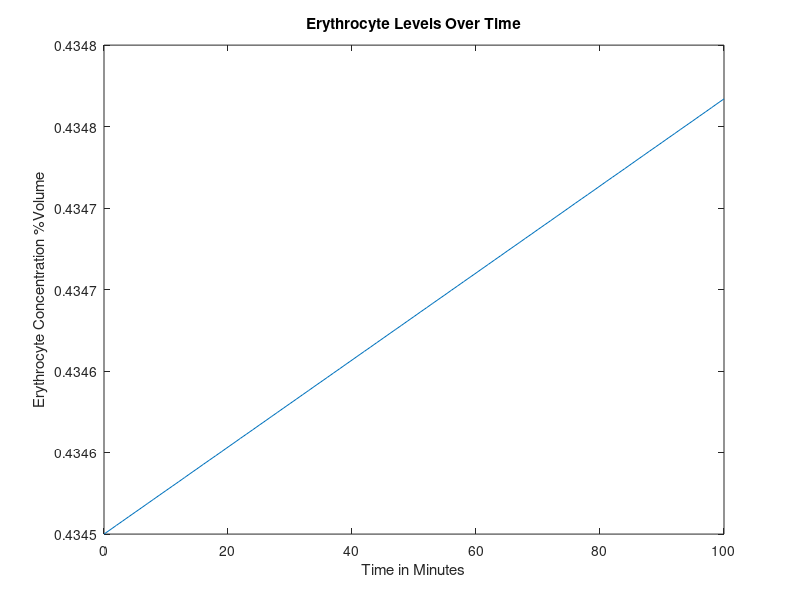
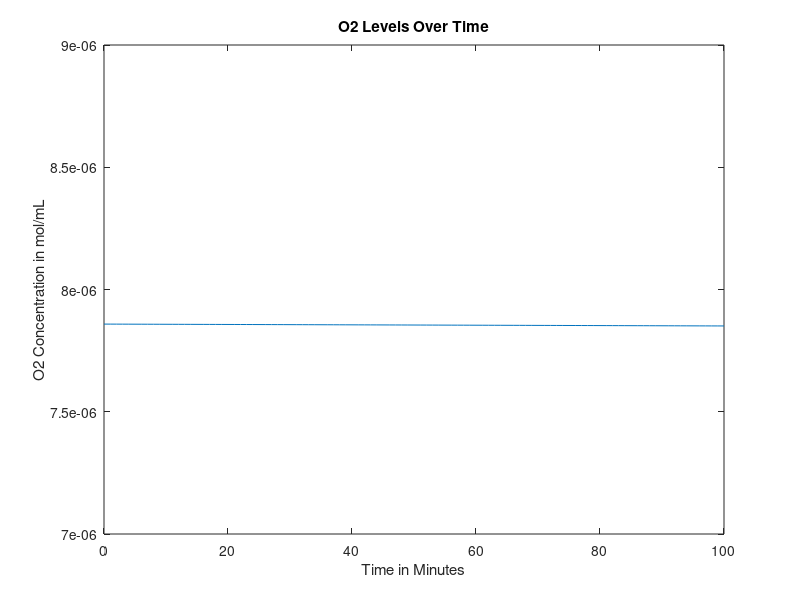
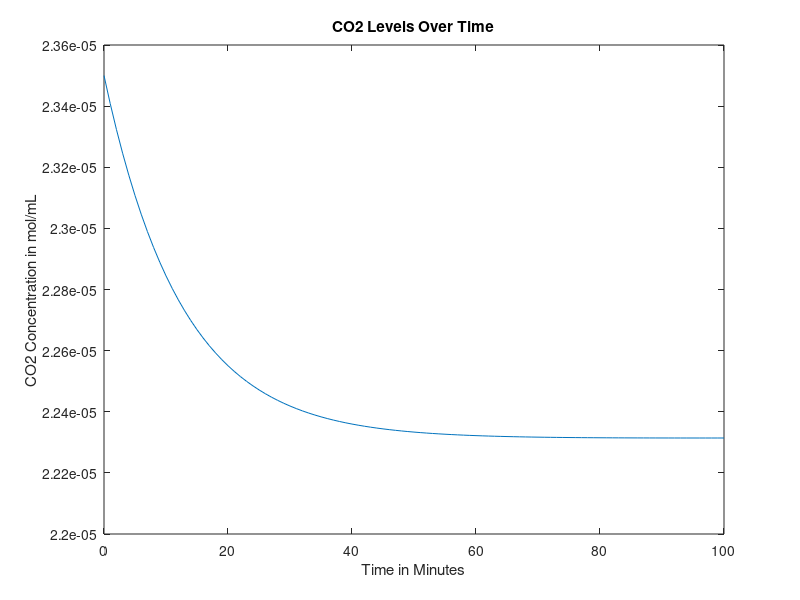
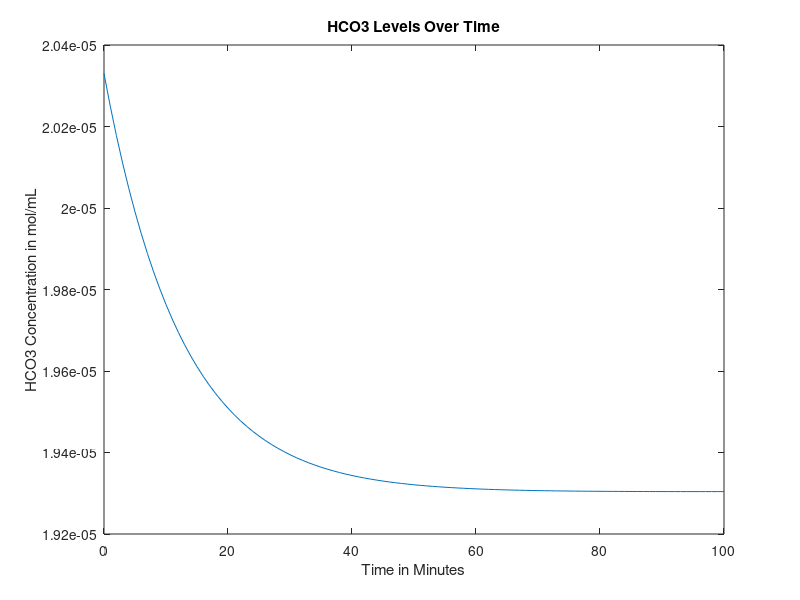

Write the MATLAB code that produced these figures, in order.
function mainfunction2FUCKINGBROKEN()

age = 50;%30; %Age in years
gender = 0; %Gender, 0=male, 1=female
mass = 70; %Weight in kg
anemia = 0; %Is the patient anemic? 1 if yes, 0 if no
FerritinStores = 0.0179; %Stored moles of iron in liver as ferritin
BP=100; %avg blood pressure in mmHg
RQ=0.825;%reaction quotients for the general body and
%RQheart=0.7;

if (40>=age) %if/else statement that sets heart rate based on age, in bpm
    baseheartrate = 60;
else 
    baseheartrate=70;
end


%Intake of various nutrients
carbs=130;
calciumintake=1000;
sodiumintake=500;

if gender==1
    ironintake=18;
else
    ironintake=8;
end

basebloodweight=0.07*mass; %sets mass of blood in the body based on percentage composition of blood and bodyweight
bloodweight=basebloodweight;

%SV=mass; %stroke volume, blood pumped out of heart per beat in mL

basebloodflow0 = 1000*bloodweight/1.06; %blood flow out of heart per minute in mL, divided by density of 1.06 g/mL (steady state value)

bloodflow0=basebloodflow0;
% cvector = concentration vector, [cE, cNa, cCa, cIron, cGlucose, cO2,
% cCO2, cHCO3], where c = "concentration of", and the letters are our
% components


if gender == 0 %if statement sets volume percentage of red blood cells based on gender
    cE0 = 0.4345;
elseif gender == 1
    cE0 = 0.402;
end

%set concentration of O2 and CO2 in mol/mL at BTP in venous blood
cO2 = 0.00000785855;
cCO2 = 0.0000235;
%concentration of bicarbonate in venous blood, in mol/L
cHCO3 = 0.00002033;
%concnetartion of glucose in mol/mL
cGlucose = 0.0000055;
%Na concentration in mol/mL
cNa = 0.000137;
%Concentration of Ca in mol/mL
cCa = 0.00000118;
%Concentration of iron in mol/mL
cIron = 0.00012592;

cvector0 = [cE0 cO2 cCO2 cHCO3 cGlucose cNa cCa cIron]; %concentration in the blood, in moles? mL/mL of blood

cEtrack=[cvector0(1)];
cO2track=[cvector0(2)];
cCO2track=[cvector0(3)];
cHCO3track=[cvector0(4)];
cGlucosetrack=[cvector0(5)];
cNatrack=[cvector0(6)];
cCatrack=[cvector0(7)];
cIrontrack=[cvector0(8)];

bloodflowvec=[bloodflow0];
bloodweightvec=[bloodweight];
heartvec=[70];
BPvec=[100];
for loop=1:100
    
   
    
    %heartrate=70;%baseheartrate+0.1346*(cE0*bloodflow0-cvector0(1)*bloodflow0);
    heartrate=(baseheartrate*cE0*basebloodweight)/(cvector0(1)*bloodweight);
    heartvec=[heartvec heartrate];
    bloodflow0 = (heartrate/baseheartrate)*basebloodflow0;
    
    % all blood per min for 60 beats per min -> all blood per 60 beats
    %(heartrate/60)*bloodflow0
    
    
    %Run initial venous blood through the heart
    [bloodflow, cvector, Ci] = lungs(bloodflow0, cvector0);
    %Run blood from lungs to the heart
    [bloodflow, cvector1] = heart(bloodflow, cvector, mass, Ci);
    %These three values are the blood flows that go from the heart to each
    %organ
    
    
    
    %Volumetric flow rate in and out of liver (mL/min)
    %Vi=Vj=V=100mL/min per 100g liver
    %Blood flow distribution will change during iron deficiency anemia but we
    %don't have a function modeling this yet
    
    if (18<=age) && (age<50)
        V=452+16.34*mass+11.85*age-166*gender;
    else
        V=1390+15.94*mass-12.86*age;
    end
    
    BFbraini=0.15*bloodflow;
    BFliveri=V;
    BFotherbloodi=bloodflow-BFbraini-0.3*BFliveri;
    %Process each of these three blood flows in their respective organs
    [BFbrainj, cvectorbrainj] = brain(BFbraini, cvector1, mass, Ci);
    
    [BFotherbloodj, cvectorotherbloodj, bloodweight1] = otherblood(BFotherbloodi, cvector1, carbs, calciumintake, sodiumintake, ironintake, Ci, RQ, anemia, bloodweight);
    bloodweight=bloodweight1;
    Mvectorotherbloodliver=0.7*V*cvectorotherbloodj;
    Mvectorheart=0.3*V*cvector1;
    cvectorliverin=(Mvectorotherbloodliver+Mvectorheart)/V;
    
    [BFliverj, cvectorliverj, FerritinStores1, BP1] = liver(BFliveri,cvectorliverin,gender,mass,Ci,FerritinStores,cE0,basebloodweight,bloodweight1, loop);
    %Redirect blood from liver to other blood and mix the two
    FerritinStores=FerritinStores1;
    Mvectorotherbloodj=(cvectorotherbloodj*(BFotherbloodj-0.7*V))+(cvectorliverj*BFliverj);
    %Add the blood flow from other blood and liver to get new blood volume
    BFotherbloodj=BFotherbloodj-0.7*V+BFliverj;
    %Do a weighted average to get a new cvector
    cvectorotherbloodj=Mvectorotherbloodj/BFotherbloodj;
    %Send 25% of the blood flow to the kidneys
    BFkidneyi=0.25*(BFbrainj+BFotherbloodj);
    %Subtract blood sent to kidneys from other blood
    BFotherbloodj=BFotherbloodj-BFkidneyi;
    %Have the kidneys process the blood they receive
    [BFkidneyj, cvectorkidneyj, bloodweightout, newBP] = kidney(BFkidneyi, cvectorotherbloodj,RQ,mass, Ci, BP1,bloodweight, basebloodweight);
    BPvec=[BPvec newBP];
    bloodweight=bloodweightout;
    %Send blood processed in kidneys back to other blood, pool with brain, create Mvector
    Mvectorotherblood=(BFotherbloodj*cvectorotherbloodj)+(BFkidneyj*cvectorkidneyj)+(BFbrainj*cvectorbrainj);
    %Reset the bloodflow back into the lungs to the blood flow we just computed
    bloodflow0=BFotherbloodj+BFkidneyj+BFbrainj;
    bloodflowvec=[bloodflowvec bloodflow0];
    %Recompute cvector0 by dividing Mvectorotherblood by bloodflow0
    cvector0=Mvectorotherblood/bloodflow0;
    bloodweightvec=[bloodweightvec bloodweight];
    cEtrack=[cEtrack cvector0(1)];
    cO2track=[cO2track cvector0(2)];
    cCO2track=[cCO2track cvector0(3)];
    cHCO3track=[cHCO3track cvector0(4)];
    cGlucosetrack=[cGlucosetrack cvector0(5)];
    cNatrack=[cNatrack cvector0(6)];
    cCatrack=[cCatrack cvector0(7)];
    cIrontrack=[cIrontrack cvector0(8)];
    
    A = [cvector; cvector1; cvectorbrainj; cvectorotherbloodj; cvectorliverj; cvectorkidneyj; cvector0];
end

figure
plot(0:loop(end),cEtrack)
title('Erythrocyte Levels Over Time')
xlabel('Time in Minutes')
ylabel('Erythrocyte Concentration %Volume')

figure
plot(0:loop(end),cO2track)
title('O2 Levels Over Time')
xlabel('Time in Minutes')
ylabel('O2 Concentration in mol/mL')

figure
plot(0:loop(end),cCO2track)
title('CO2 Levels Over Time')
xlabel('Time in Minutes')
ylabel('CO2 Concentration in mol/mL')

figure
plot(0:loop(end),cHCO3track)
title('HCO3 Levels Over Time')
xlabel('Time in Minutes')
ylabel('HCO3 Concentration in mol/mL')

figure
plot(0:loop(end),cGlucosetrack)
title('Glucose Levels Over Time')
xlabel('Time in Minutes')
ylabel('Glucose Concentration in mol/mL')

figure
plot(0:loop(end),cNatrack)
title('Na Levels Over Time')
xlabel('Time in Minutes')
ylabel('Na Concentration in mol/mL')

figure
plot(0:loop(end),cCatrack)
title('Ca Levels Over Time')
xlabel('Time in Minutes')
ylabel('Ca Concentration in mol/mL')

figure
plot(0:loop(end),cIrontrack)
title('Iron Levels Over Time')
xlabel('Time in Minutes')
ylabel('Iron Concentration in mol/mL')

figure
plot(0:loop(end), bloodflowvec)
title('Bloodflow Over Time')
xlabel('Time in Minutes')
ylabel('Bloodflow in mL/min')

figure
plot(0:loop(end), bloodweightvec)
title('Blood Volume Over Time')
xlabel('Time in Minutes')
ylabel('Blood Volume')

figure
plot(0:loop(end), heartvec)
title('Heart Rate Over Time')
xlabel('Time in Minutes')
ylabel('Heart Rate')

figure
plot(0:loop(end), BPvec)
title('BP Over Time')
xlabel('Time in Minutes')
ylabel('BP')
end

function [bloodout, Cout, Ci] = lungs(vblood, Cvector)
Cout = [];
% Finding volumetric flow rate out of oxygen
CiO2 = 0.000001964637; %5mL/100mL becomes .000001964637 mol
%CdeoxygenatedO2 = 0.16; %from graph and partial pressure of oxygen in entering deoxygenated blood being...
Ci=CiO2*vblood;                       %40 mmHg (this might also depend on hemoglobin)
nO2i = vblood*(Cvector(2)+CiO2); %O2 in, mL/min
nO2cons = 0.05*CiO2*vblood;%.0002082515; %5.3 mL/min becomes .0002082515 mol/min
nO2j = nO2i - nO2cons; %O2 out, mol/min
Cout(2) = nO2j/vblood; %mol/mL

% Finding volumetric flow rate out of carbon dioxide
nCO2i = vblood*Cvector(3);
nCO2cons = nCO2i*(1-(48/52));%vblood*(.0000015716531); %vblood(mL/min) and concentration of blood consumed (mol/mL)
%CjCO2 = 0.48; %48 mL/100 mL, should be dependent on hemoglobin, oxygen, things like that
nCO2j = nCO2i - nCO2cons; %CO2 out, L/min
Cout(3) = nCO2j/vblood;

% Finding volumetric flow rate out of bicarbonate
rHCO3CO2 = Cvector(4)/Cvector(3); %ratio of bicarbonate to carbon dioxide in blood leaving lungs
nHCO3j = rHCO3CO2*nCO2j; %HCO3 out, mol/min
Cout(4) = nHCO3j/vblood;

% Finding volumetric flow rate out of calcium
Cout(7) = Cvector(7); %calcium out, L/min

Cout(8) = Cvector(8); %iron concentration doesn't change in lungs
% Finding volumetric flow rate out of sodium
Cout(6) = Cvector(6); %sodium out, L/min

% Finding volumetric flow rate out of erythrocytes
Cout(1) = Cvector(1);

% Finding volumetric flow rate out of glucose

nglucosecons = nO2cons/6; %molar flow rate of glucose consumed, mol/min, in terms of O2 consumed
nGlucosei = Cvector(5)*vblood;
nGlucosej = nGlucosei - nglucosecons; %molar flow rate of glucose out, mol/min
Cout(5) = nGlucosej/vblood;
bloodout = vblood;
end

function [bloodflowj, cvectorj] = brain(bloodflowi, cvectori, mass, Ci)
%Blood volume conserved
bloodflowj=bloodflowi;

brainmass=0.02*mass*1000; %gives brain mass in grams as 2% body mass
Mvector=bloodflowi*cvectori;
%Create a null vector for cvectorj
cvectorj=zeros(1,8);
%Sets inflows equal to outflows for erythrocytes, Na, Ca, Iron
cvectorj(1)=cvectori(1);
cvectorj(6)=cvectori(6);
cvectorj(7)=cvectori(7);
cvectorj(8)=cvectori(8);

%Consume oxygen at 18.4% of intake rate
MO2j=Mvector(2)-0.184*Ci;
%Consume glucose at a rate of 5.6 mg per 100g brain mass per minute
MGlucosej=Mvector(5)-(0.00003108*(brainmass/100));%moles of glucose in - glucose requirements per mon in moles/minute
%Calculate CO2 produced based on glucose consumed via respiration equation
MCO2j=Mvector(3)+6*(0.6660746/1440);
%Calculate HCO3 made when the CO2 is produced
rHCO3CO2=Mvector(4)/Mvector(3); %ratio of bicarbonate to carbon dioxide in blood leaving lungs
HCO3j=Mvector(4)+rHCO3CO2*6*(0.6660746/1440);

%Calculate values above as concentrations and add them to cvectorj
cvectorj(2)=MO2j/bloodflowj;
cvectorj(5)=MGlucosej/bloodflowj;
cvectorj(3)=MCO2j/bloodflowj;
cvectorj(4)=HCO3j/bloodflowj;

end

function [outflow, Cout] = heart(flow,Cvector,weight, Ci)

Cout = [];

% Finding concentration out of glucose
Cout(5)=Cvector(5);
% Finding concentration out of erythrocytes
Cout(1)=Cvector(1);
% Finding concentration out of sodium
Cout(6)=Cvector(6);
% Finding concentration out of iron
Cout(8)=Cvector(8);
% Finding concentration out of calcium
Cout(7)=Cvector(7);

heartmass = weight*.003;
nO2cons = 0.116*Ci; %mL/min*mol/mL=mol/min
Cout(2) = (Cvector(2)*flow - nO2cons)/flow;
CO2gen = .7*nO2cons; %using respiratory quotient in the heart
Cout(3) = (Cvector(3)*flow + CO2gen)/flow;
rHCO3CO2 = Cvector(4)/Cvector(3); %ratio of bicarbonate to carbon dioxide in blood leaving lungs
nHCO3j = rHCO3CO2*CO2gen; %HCO3 out, mol/min
Cout(4) = (Cvector(4)*flow + nHCO3j)/flow;

outflow = flow;
end




function [bloodflowj, cvectorout, FerritinStores1, BP1]=liver(V,cvectori,G,mass,Ci,FerritinStores, cE0, basebloodweight, bloodweight, loop)
%This function will deliver output volumetric flow rates for the concentration of
%the 8 components (mol/mLmin) out of the liver
%Input: G=Gender (1 if female, 0 if male)
%W=weight of person (kg); A=age of person (years)
%cvector=[cE,cO2,cCO2,cHCO3,cGlucose,cNa,cCa,cFe)
%Outputs are all in concentration flow rates (mol/mLmin) out

%Initializes cvectorout
cvectorout=[0,0,0,0,0,0,0,0];



%Calculates concentration flow rate of red blood cells out
%p=blood density in amount per mL
%Vbody=Volume of body in mL. Calculating assuming 7% of total body weight
%is blood, then divided by density of blood to find volume of blood
%RBCj=raw numerical flow rate of red blood cells out/min
%RBCi=raw numerical flow rate of RBC in/min
%nRBCj=molar flow rate of RBC out/min
%RBCcons=consumption rate of RBC/min
%No generation of RBC in liver

p=1.2e10; %number of red blood cells per mL of PURE red blood cells

%Calculate volume of the body
Vblood=0.07*mass*1000/1.056;
%Calculate the number of RBCs entering liver based on concentration,
%flow rate, and pure RBC density
RBCi=p*V*cvectori(1);
%Consume some based on body size
RBCcons=5.55555e-6*cvectori(1)*Vblood;
%Find pure volume of RBCs we now have based on number and density
VRBCj=(RBCi-RBCcons)/p;
%Calculate volume of plasma that entered
Vplasma=V*(1-cvectori(1));
%Calculate new concentrations based on volumeRBCs/total volume
cvectorout(1)=VRBCj/(VRBCj+Vplasma);
%Bloodflow out = blood cells out + plasma volume
bloodflowj=Vplasma+VRBCj;

%Calculates concentration flow rate of O2 out
%No generation of O2
%nO2i=molar flow rate of O2/min in
%nO2j=molar flow rate of O2/min out
%nO2cons=molar consumption rate of O2/min
nO2i= cvectori(2)*V;
nO2cons=0.204*Ci;
nO2j=nO2i-nO2cons;
cvectorout(2)=nO2j/V;

%Calculates the required intake of protein in grams/min given a
%person's demographic information
%dprotein=daily protein intake in g/day
%protein=protein intake in g/min
dprotein=0.8*mass;
protein=dprotein/1440;

%Calculates concentration flow rate of CO2 out
%nCO2i=molar flow rate of CO2/min in
%nCO2j=molar flow rate of CO2/min out
%nCO2gen=molar flow rate of CO2/min generated
%RQ=Respiratory Quotient=mol CO2 produced/mol O2 consumed
RQ=0.825;
rHCO3CO2 = cvectori(4)/cvectori(3);
nCO2gen=RQ*nO2cons;
nCO2i=cvectori(3)*V;
nCO2j=nCO2i+nCO2gen-((protein/100)/rHCO3CO2);
cvectorout(3)=nCO2j/V;


%Calculates the concentration flow rate of Bicarbonate out
%Assume no generation of bicarbonate
%%Also liver just takes in bicarbonate from the heart and stomach
%1mole bicarbonate ions consumed by liver per 100g protein/day
%rHCO3CO2 = cvectori(4)/cvectori(3); %ratio of bicarbonate to carbon dioxide in blood leaving lungs
nHCO3gen = rHCO3CO2*nCO2gen; %HCO3 out, mol/min
nHCO3i=cvectori(4)*V;
nHCO3j=nHCO3i-(protein/100)+nHCO3gen;
cvectorout(4)=nHCO3j/V;

%Calculates the concentration flow rate of Na2+ out
%Assume no generation of Na2+, only in, out, and consumption
%nNai=molar flow rate of sodium in
%nNacons=molar flow rate of sodium consumed given that 10% of bile salts
%are consumed, approx 600mL are produced per day, and there are 135mM Na+
%ions in bile.
%nNaj=molar flow rate of sodium out
nNacons=9.375e-9;
nNai=cvectori(6)*V;
nNaj=nNai-nNacons;
cvectorout(6)=nNaj/V;

%Calculates the concentration flow rate of Ca2+ out
%Assume no generation nor consumption.
%cCai=concentration flow rate of Ca2+ in mol/mLmin in
%cCaj=concentration flow rate of Ca2+ in mol/mLmin out
cvectorout(7)=cvectori(7);
%Calculates the concentration flow rate of Fe out
%Assume no generation since

% Glucose needs a big ol generation term
consumeorgenerate=0.8144*(cvectori(5)*10^6)^3-9.622*(cvectori(5)*10^6)^2+108.74*(cvectori(5)*10^6)-480.69;
scalingterm = 300/(26*mass*10^-6);
if consumeorgenerate < 0
    nGlucosegen=abs(consumeorgenerate)/scalingterm;
    nGlucosecons=0;
elseif consumeorgenerate > 0
    nGlucosecons=abs(consumeorgenerate)/scalingterm;
    nGlucosegen=0;
else
    nGlucosegen=0;
    nGlucosecons=0;
end
nGlucosebasalcons = nO2cons/6;
nGlucosei = cvectori(5)*V;
nGlucosej = nGlucosei + nGlucosegen - nGlucosecons - nGlucosebasalcons;
cvectorout(5) = nGlucosej/V;

% Iron gets packaged into ferritin in the liver, to be stored and used
% later if we run low


%determine molar flow rate of iron in
Mironin=V*cvectori(8);
Mirondif=(V*0.00012592)-Mironin;%this number is desired steady state iron concentration in the blood

if Mirondif < 0
    FerritinStores1=FerritinStores-Mirondif;
    cvectorout(8)=0.00012592;
elseif Mirondif == 0
    cvectorout(8)=cvectori(8);
    FerritinStores1=FerritinStores;
    
elseif FerritinStores > Mirondif && Mirondif>0
    Mironadd=Mirondif;
    FerritinStores1=FerritinStores-Mironadd;
    cvectorout(8)=(Mironadd+Mironin)/V;

elseif FerritinStores < Mirondif && Mirondif>0
    Mironadd=FerritinStores;
    cvectorout(8)=(Mironadd+Mironin)/V;
    FerritinStores1=0;
  
elseif FerritinStores == Mirondif && Mirondif>0
    FerritinStores1=0;
    Mironadd=FerritinStores;
    cvectorout(8)=(Mironadd+Mironin)/V;

elseif FerritinStores == 0 && Mirondif>0
    FerritinStores1=0;
    cvectorout(8)=cvectori(8);
end

%Calculate current blood pressure based on hematocrit and blood volume
BP1=(38.178*log(bloodweight/basebloodweight)+100);%*(1.8886*(cvectori(1)/cE0)-0.8886);
end


function [finalbloodflowj, cvectorj, finalbloodweight, finalBP] = kidney(bloodflowi, cvectori, RQ, mass, Ci, BP1, bloodweightin, basebloodweight)
T=1440;%Multiplier that scales up the time period of interest to one day (required for glucose equation)
Kidneymass=(300/70000)*mass; %mass of the kidneys combined in grams

waterout=(1.389*(0.0003*(BP1)^2-0.0257*BP1+0.57)); %water removed in mL/min

%if statement makes sure we can nener have negative water removed
%(theoretically possible toward very end of our graph)
if waterout > 0
    waterout=waterout;
elseif waterout <= 0
    waterout=0;
end


%Initialize all intakes
Mvector=bloodflowi*cvectori;
bloodflowj=bloodflowi-waterout;
bloodweightout=bloodweightin-(waterout/1000);
newBP=(38.178*log(bloodweightout/basebloodweight)+100);%*(1.8886*(cvectori(1)/cE0)-0.8886);
wateroutagain=(1.389*(0.0003*(newBP)^2-0.0257*newBP+0.57));
waterinagain = 1.389;
finalbloodflowj = bloodflowi + waterinagain - wateroutagain;
finalbloodweight = bloodweightout + (waterinagain-wateroutagain);
finalBP = (38.178*log(finalbloodweight/basebloodweight)+100);
%Consume relevant compounds to create outlet values

MEj=Mvector(1);
MIronj=Mvector(8);

MO2j=Mvector(2)-0.072*Ci;
% Find mol/min O2 consumed
%MO2cons = Mvector(2) - MO2j;
% Convert to mL/min per 100g
%MO2cons = (MO2cons/0.0000392927)/(Kidneymass/100);
% Find mmol/min per 100g Na consumed
%MNacons = (MO2cons - 0.5)/0.1;
% Convert to mol/min
%MNacons = (MNacons/1000)*(Kidneymass/100);

%this is new sodium stuff

PNaconc=cvectori(6)*1e6; %plasma sodium concentration, converted to mmol/L for the sake of the equation
%Naremoved=0.0043*(PNaconc)^3 - 1.6942*(PNaconc)^2 + 223.58*PNaconc - 9925; %sodium removed, micromol per minute
Naremoved=0.0003*exp(0.0817*PNaconc);%sodium removed, micromol per minute
MNaremoved=Naremoved/1e6;%sodium removed in moles
MNaj = Mvector(6) - MNaremoved;

%this is old sodium stuff
% MNacons = (100/1440)/1000;
% MNaj = Mvector(6) - MNacons;





MCaj=Mvector(7) - 3.8981e-09*bloodflowi;
MGlucosej=Mvector(5)-(Mvector(5)*(0.226/((Mvector(5))*T)));
MCO2j=Mvector(3)+((Mvector(2)-MO2j)*RQ);
rHCO3O2=Mvector(4)/Mvector(3);
MHCO3gen=rHCO3O2*((Mvector(2)-MO2j)*RQ);
MHCO3j=Mvector(4)+MHCO3gen;%-0.15*(Mvector(4))+(.004/T)

%Recompute all concentrations using original mass of blood and new values

cIronj=MIronj/bloodflowj;
cNaj=MNaj/bloodflowj;
cO2j=MO2j/bloodflowj;
cCO2j=MCO2j/bloodflowj;
cEj=MEj/bloodflowj;
cGlucosej=MGlucosej/bloodflowj;
cHCO3j=MHCO3j/bloodflowj;
cCaj=MCaj/bloodflowj;

cvectorj=[cEj cO2j cCO2j cHCO3j cGlucosej cNaj cCaj cIronj];

end

function [outflow, Cout, bloodweight1] = otherblood(flow, Cin, carbs, calciumintake, sodiumintake, ironintake, Ci, RQ, anemia, bloodweight)
Cout = [];
bleed=0.5;%rate of bleeding in mL/min
waterin=1.389; %water flow rate in, in mL/min


%Accounts for the bleeding of a certain volume at a steady rate when the
%patient is anemic    
if anemia == 0
outflow = flow+waterin;
bloodweight1=bloodweight+(waterin/1000);
else
outflow = flow - bleed+waterin;%arbitrarily set bleeding rate to 0.5 mL/min
bloodweight1=bloodweight-(bleed/1000)*1.056+(waterin/1000); %track blood loss as by subtracting mass lost from bloodweight
end
%hopefully this adds blood cells
bloodvol=0.07*70*1000/1.056;
RBCnumber=5.4e9*bloodvol;
RBCgen=0.008*RBCnumber/1440;
mLgen=RBCgen/1.2e10;

Cout(1) = (Cin(1)*flow+mLgen)/outflow;



Cout(2) = (Cin(2)*flow-0.374*Ci)/outflow;
nCO2gen = 0.374*Ci*RQ;
Cout(3) = (Cin(3)*flow + nCO2gen)/outflow;
rHCO3CO2 = Cin(4)/Cin(3);
Cout(4) = (Cin(4)*flow + nCO2gen*rHCO3CO2)/outflow;
Cout(5) = (flow*Cin(5) + (.8*carbs)/(180.156*1440))/outflow; %130g of carbs, 80 percent is directly translated to glucose, 20% is fructose and galactose which goes to the liver and may be converted to glucose at a later stage so another term is incoming
Cout(6) = (flow*Cin(6) + (sodiumintake/(700*22.99*1440)))/outflow; %500 mg of sodium needed for vital functions so start with sodium intake being 500 mg
Cout(7) = (flow*Cin(7) + (calciumintake*.26)/(1000*40.08*1440))/outflow; %calcium intake should be around 1000 mg
Cout(8) = (flow*Cin(8)+ (ironintake*.18)/(1000*55.845*1440)-1/(1440*1000*55.845))/outflow;%iron intake will be approximately 8 mg for males and 18 mg for females
end